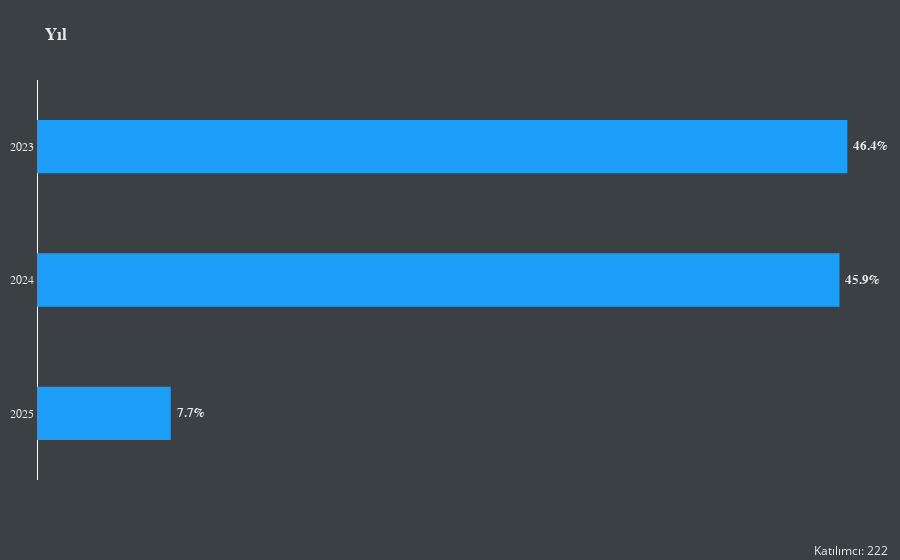
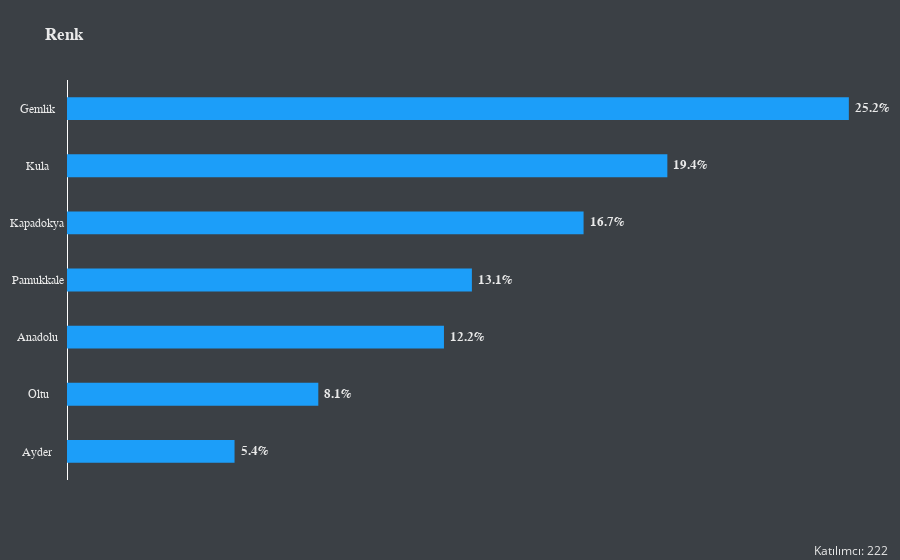

Here is the notebook cell these charts were saved with, in order:
### Code cell
for idx in [5, 6, 7, 8, 9, 12]:
    top_n = 3 if idx == 7 else 0
    fig = make_chart(idx, sort_values=True, top_n=top_n)
    display(fig)

### Figure 1 — Plotly figure (JSON) as saved in the notebook; plotly's stock layout.template omitted (floating-point values rounded to 4 significant figures)
{"data": [{"hovertemplate": "Count=%{x}<br>Response=%{y}<br>Percentage=%{text}<extra></extra>", "legendgroup": "", "marker": {"color": "#1c9ef9", "line": {"color": "rgba(0,0,0,0)", "width": 0}, "pattern": {"shape": ""}}, "name": "", "orientation": "h", "showlegend": false, "text": ["7.7%", "45.9%", "46.4%"], "textfont": {"color": "#e9e9e9", "family": "Fira Mono, Consolas, Courier New, monospace", "size": 13, "weight": "bold"}, "textposition": "outside", "texttemplate": " %{text}", "type": "bar", "width": 0.4, "x": [17, 102, 103], "xaxis": "x", "y": [2025, 2024, 2023], "yaxis": "y"}], "layout": {"annotations": [{"font": {"color": "#e9e9e9", "size": 12}, "showarrow": false, "text": "Katılımcı: 222", "x": 1, "xanchor": "right", "xref": "paper", "y": -0.15, "yanchor": "top", "yref": "paper"}], "barmode": "relative", "hoverlabel": {"bgcolor": "#e9e9e9", "font": {"family": "Fira Mono, Consolas, Courier New, monospace", "size": 12}}, "legend": {"tracegroupgap": 0}, "margin": {"b": 80, "l": 10, "r": 10, "t": 80}, "paper_bgcolor": "#3b4045", "plot_bgcolor": "#3b4045", "title": {"font": {"color": "#e9e9e9", "family": "Fira Mono, Consolas, Courier New, monospace", "weight": "bold"}, "text": "Yıl"}, "xaxis": {"anchor": "y", "domain": [0, 1], "gridcolor": "#3b4045", "linecolor": "#3b4045", "showgrid": false, "showticklabels": false, "tickfont": {"color": "#e9e9e9", "family": "Fira Mono, Consolas, Courier New, monospace"}, "title": {}}, "yaxis": {"anchor": "x", "domain": [0, 1], "linecolor": "#3b4045", "showgrid": false, "tickfont": {"color": "#e9e9e9", "family": "Fira Mono, Consolas, Courier New, monospace"}, "title": {}, "type": "category"}}}

### Figure 2 — Plotly figure (JSON) as saved in the notebook; plotly's stock layout.template omitted (floating-point values rounded to 4 significant figures)
{"data": [{"hovertemplate": "Count=%{x}<br>Response=%{y}<br>Percentage=%{text}<extra></extra>", "legendgroup": "", "marker": {"color": "#1c9ef9", "line": {"color": "rgba(0,0,0,0)", "width": 0}, "pattern": {"shape": ""}}, "name": "", "orientation": "h", "showlegend": false, "text": ["5.4%", "8.1%", "12.2%", "13.1%", "16.7%", "19.4%", "25.2%"], "textfont": {"color": "#e9e9e9", "family": "Fira Mono, Consolas, Courier New, monospace", "size": 13, "weight": "bold"}, "textposition": "outside", "texttemplate": " %{text}", "type": "bar", "width": 0.4, "x": [12, 18, 27, 29, 37, 43, 56], "xaxis": "x", "y": ["Ayder    ", "Oltu     ", "Anadolu  ", "Pamukkale", "Kapadokya", "Kula     ", "Gemlik   "], "yaxis": "y"}], "layout": {"annotations": [{"font": {"color": "#e9e9e9", "size": 12}, "showarrow": false, "text": "Katılımcı: 222", "x": 1, "xanchor": "right", "xref": "paper", "y": -0.15, "yanchor": "top", "yref": "paper"}], "barmode": "relative", "hoverlabel": {"bgcolor": "#e9e9e9", "font": {"family": "Fira Mono, Consolas, Courier New, monospace", "size": 12}}, "legend": {"tracegroupgap": 0}, "margin": {"b": 80, "l": 10, "r": 10, "t": 80}, "paper_bgcolor": "#3b4045", "plot_bgcolor": "#3b4045", "title": {"font": {"color": "#e9e9e9", "family": "Fira Mono, Consolas, Courier New, monospace", "weight": "bold"}, "text": "Renk"}, "xaxis": {"anchor": "y", "domain": [0, 1], "gridcolor": "#3b4045", "linecolor": "#3b4045", "showgrid": false, "showticklabels": false, "tickfont": {"color": "#e9e9e9", "family": "Fira Mono, Consolas, Courier New, monospace"}, "title": {}}, "yaxis": {"anchor": "x", "domain": [0, 1], "linecolor": "#3b4045", "showgrid": false, "tickfont": {"color": "#e9e9e9", "family": "Fira Mono, Consolas, Courier New, monospace"}, "title": {}, "type": "category"}}}
